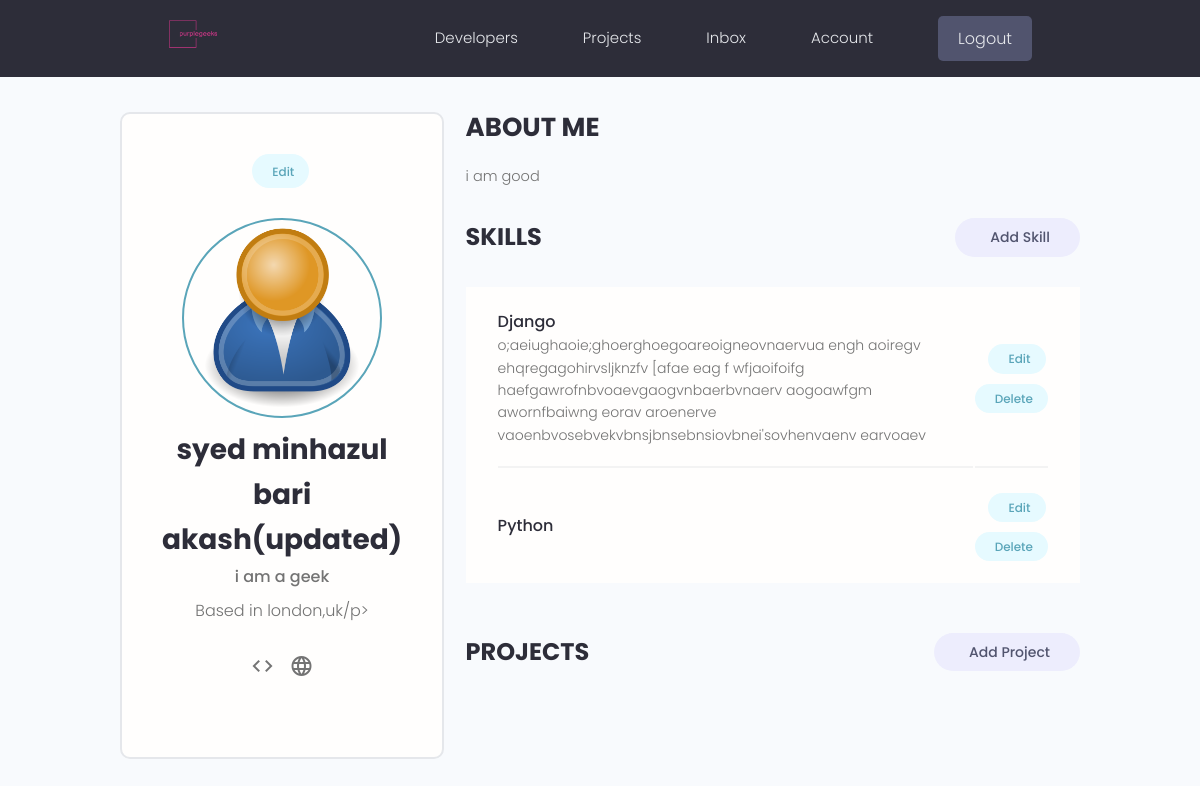
The app's page /account/ (signed in) with its own data.
### users/models.py (models this page shows, shortened)
class Profile(models.Model):
    user = models.OneToOneField(User, on_delete=models.CASCADE, null=True, blank=True)
    name = models.CharField(max_length=200, blank=True, null=True)
    email = models.EmailField(max_length=500, blank=True, null=True)
    username = models.CharField(max_length=200, blank=True, null=True)
    location = models.CharField(max_length=200, blank=True, null=True)
    short_intro = models.CharField(max_length=200, blank=True, null=True)
    bio = models.TextField(blank=True, null=True)
    profile_image = models.ImageField(null=True, blank=True, upload_to='profiles/', default="profiles/user-default.png")
    social_github = models.CharField(max_length=200, blank=True, null=True)
    social_twitter = models.CharField(max_length=200, blank=True, null=True)
    social_linkedin = models.CharField(max_length=200, blank=True, null=True)
    social_youtube = models.CharField(max_length=200, blank=True, null=True)
    social_website = models.CharField(max_length=200, blank=True, null=True)
    created = models.DateTimeField(auto_now_add=True)
    id = models.UUIDField(default=uuid.uuid4, unique=True, primary_key=True, editable=False)

class Skill(models.Model):
    owner = models.ForeignKey(Profile, on_delete=models.CASCADE, null = True, blank=True)
    name = models.CharField(max_length=200, blank=True, null = True)
    description = models.TextField(null=True, blank=True)
    created = models.DateTimeField(auto_now_add=True)
    id = models.UUIDField(default=uuid.uuid4, unique=True, primary_key=True, editable=False)

### users/views.py (the view)
# urls.py: path('account/',views.userAccount, name="account"),
@login_required(login_url='login')
def userAccount(request):
    profile = request.user.profile
    skills = profile.skill_set.all()
    projects = profile.project_set.all()
    context = {'profile':profile, 'skills':skills}
    return render(request, 'users/account.html', context)

### users/templates/users/account.html (shortened to what this page needs)
{% extends 'main.html'%}
{% block content %}
  <main class="settingsPage profile my-md">
    <div class="container">
      <div class="layout">
        <div class="column column--1of3">
          <div class="card text-center">
            <div class="card__body dev">
              <a class="tag tag--pill tag--main settings__btn" href="{% url 'edit-account' %}"> Edit</a>
              <img class="avatar avatar--xl dev__avatar" src="{{profile.profile_image.url}}" />
              <h2 class="dev__name">{{profile.name}}</h2>
              <p class="dev__title"> {{profile.short_intro}} </p>
              <p class="dev__location">Based in {{profile.location}}/p>
                <ul class="dev__social">
                  {% if profile.social_github %}
                  <li>
                    <a title="Github" href="{{profile.social_github}}" target="_blank"><span class="material-icons">code</span></a>
                  </li>
                  {% endif %}
                  {% if profile.social_website %}
                  <li>
                    <a title="Personal Website" href="{{profile.social_website}}" target="_blank"><span class="material-icons">language</span></a>
                  </li>
                  {% endif %}
                </ul>
            </div>
          </div>
        </div>
        <div class="column column--2of3">
          <div class="devInfo">
            <h3 class="devInfo__title">About Me</h3>
            <p class="devInfo__about"> {{profile.bio}} </p>
          </div>
          <div class="settings">
            <h3 class="settings__title">Skills</h3>
            <a class="tag tag--pill tag--sub settings__btn tag--lg" href="{% url 'create-skill' %}"> Add Skill</a>
          </div>
          <table class="settings__table">
            {% for skill in skills %}
            <tr>
              <td class="settings__tableInfo">
                <h4>{{skill.name}}</h4>
                <p>{{skill.description}} </p>
              </td>
              <td class="settings__tableActions">
                <a class="tag tag--pill tag--main settings__btn" href="{% url 'update-skill' skill.id %}"> Edit</a>
                <a class="tag tag--pill tag--main settings__btn" href="{% url 'delete-skill' skill.id %}?next=/account"> Delete</a>
              </td>
            </tr>
            {% endfor %}
          </table>
          <div class="settings">
            <h3 class="settings__title">Projects</h3>
            <a class="tag tag--pill tag--sub settings__btn tag--lg" href="{% url 'create-project' %}"> Add Project</a>
          </div>
        </div>
      </div>
    </div>
  </main>
  {% endblock %}

### static/styles/app.css (style rules this page uses)
:root { --color-sub: #2d2d39; }
.card { border: 2px solid var(--color-light); }
img { width: 100%; }
.profile .card > .dev { padding: 4rem; }
.dev__avatar { display: block; margin: auto; }
.dev__name { color: var(--color-sub); font-size: 2.8rem; font-weight: 700; margin-top: 1rem; margin-bottom: 0.5rem; }
.dev__title { font-size: 1.6rem; font-weight: 500; line-height: 1.3; }
.dev__location { margin-top: 1rem; }
.dev__social { margin: 3rem 0; list-style: none; display: flex; justify-content: center; gap: 1.5rem; }
.devInfo { margin-bottom: 3rem; }
.devInfo__title, .devInfo__subtitle { font-size: 2.6rem; color: var(--color-sub); text-transform: uppercase; font-weight: 700; margin-bottom: 1.5rem; }
.devInfo__about, .devSkill__info { font-size: 1.45rem; line-height: 1.7; text-align: justify; }
.settingsPage .dev > .settings__btn { display: inline-block; margin-bottom: 3rem; }
.settings { display: flex; justify-content: space-between; align-items: center; }
.settings__title { font-size: 2.4rem; text-transform: uppercase; font-weight: 700; color: var(--color-sub); }
.settings__table { margin-top: 3rem; margin-bottom: 5rem; padding: 0 3rem; background: var(--color-white); }
.settings__table tr { width: 100%; }
.settings__table tr > td { padding: 2rem 0; }
.settings__table tr:not(:last-child) td { border-bottom: 2px solid var(--color-white-light); }
.settings__tableInfo { width: 100%; }
.settings__tableInfo h4, .settings__tableInfo a { padding-right: 1rem; width: auto; font-size: 1.6rem; font-weight: 500; color: var(--color-sub); }
.settings__tableInfo p { font-size: 1.4rem; }
.settings__tableActions { text-align: right; }

### static/uikit/styles/modules/_variables.css (style rules this page uses)
:root { --color-main: #5aa5b9; --color-main-light: #e6faff; --color-sub: #3f4156; --color-sub-light: #51546e; --color-sub-lighter: #ededfd; --color-text: #737373; --color-gray: #8b8b8b; --color-light: #e5e7eb; --color-light-gray: #767676; --color-bg: #f8fafd; --color-white: #fffefd; --color-white-light: #f3f3f3; --color-success: #359e64; --color-success-bg: #def8e8; --color-error: #fc4b0b; --color-error-bg: #fff2ee; --font-base: 'Poppins', arial, helvetica, 'Segoe UI', roboto, ubuntu, sans-serif; --font-monospace: 'Fira Code', 'Courier New', courier, monospace; --font-regular: 300; --font-medium: 500; --font-bold: 700; --generic-shadow: 1px 1px 5px #00000010; --generic-transition: all 0.3s ease-in-out; }

### static/uikit/styles/modules/_base.css (style rules this page uses)
* { margin: 0; padding: 0; box-sizing: border-box; text-rendering: optimizeLegibility; color: inherit; font-size: inherit; }
html { font-size: 50%; }
@media only screen and (min-width: 480px) { html { font-size: 56.25%; } }
@media only screen and (min-width: 1200px) { html { font-size: 62.5%; } }
body { line-height: 1.6; font-weight: 400; font-size: 1.5rem; color: var(--color-text); background-color: var(--color-bg); min-height: 100vh; }

### static/uikit/styles/modules/_typography.css (style rules this page uses)
* { font-family: var(--font-base); }
h2 { font-size: 3.6rem; font-weight: var(--font-bold); }
h3 { font-size: 3.2rem; font-weight: var(--font-medium); }
h4 { font-size: 2.8rem; font-weight: var(--font-medium); }
p, span, strong { font-size: 1.6rem; color: var(--color-text); font-weight: var(--font-regular); }
a { padding-bottom: 2px; text-decoration: none; display: inline-block; color: var(--color-main); font-weight: var(--font-medium); }

### static/uikit/styles/modules/_utilities.css (style rules this page uses)
.container { width: 92%; max-width: 165rem; margin: 0 auto; box-sizing: border-box; }
@media screen and (min-width: 1000px) { .container { width: 90%; } }
@media screen and (min-width: 1200px) { .container { width: 80%; } }
.text-center { text-align: center; }
.my-md { margin: 3rem auto; }

### static/uikit/styles/modules/_avatar.css (style rules this page uses)
.avatar { border-radius: 50%; border: 2px solid var(--color-main); object-fit: cover; }
.avatar--xl { height: 20rem; width: 20rem; }

### static/uikit/styles/modules/_card.css (style rules this page uses)
.card { border-radius: 1rem; background-color: var(--color-white); border: 1.5px solid var(--color-light); width: auto; height: auto; margin-top: 0.5rem; margin-bottom: 0.5rem; overflow: hidden; }
.card__body, .card__header { padding: 2rem 2.5rem; }

### static/uikit/styles/modules/_layout.css (style rules this page uses)
.layout { display: flex; flex-flow: row wrap; justify-content: space-between; }
.layout > .column { margin-bottom: 3rem; }
.layout > .column.column--1of3 { flex-basis: 30%; }
.layout > .column.column--2of3 { flex-basis: 64%; }

### records on screen
Profile: profile_image (placeholder picture), name "syed minhazul bari akash(updated)", short_intro "i am a geek", location "london,uk", bio "i am good"
Skill: name "Django", description "o;aeiughaoie;ghoerghoegoareoigneovnaervua engh aoiregv ehqregagohirvsljknzfv [afae eag f wfjaoifoifg haefgawrofnbvoaevgaogvnbaerbvnaerv aogoawfgm awornfbaiwng eorav aroenerve vaoenbvosebvekvbnsjbnsebnsiovbnei'sovhenvaenv earvoaev"
Skill: name "Python"
